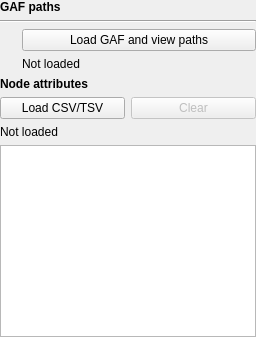
         <widget class="QWidget" name="gafWidget" native="true">
          <property name="enabled">
           <bool>true</bool>
          </property>
          <layout class="QVBoxLayout" name="verticalLayout_11">
           <property name="leftMargin">
            <number>0</number>
           </property>
           <property name="topMargin">
            <number>0</number>
           </property>
           <property name="rightMargin">
            <number>0</number>
           </property>
           <property name="bottomMargin">
            <number>0</number>
           </property>
           <item>
            <widget class="QLabel" name="gafLabel">
             <property name="font">
              <font>
               <weight>75</weight>
               <bold>true</bold>
              </font>
             </property>
             <property name="text">
              <string>GAF paths</string>
             </property>
            </widget>
           </item>
           <item>
            <widget class="Line" name="line_8">
             <property name="orientation">
              <enum>Qt::Horizontal</enum>
             </property>
            </widget>
           </item>
           <item>
            <widget class="QWidget" name="gafControls" native="true">
             <layout class="QGridLayout" name="gridLayout_13">
              <property name="leftMargin">
               <number>0</number>
              </property>
              <property name="topMargin">
               <number>0</number>
              </property>
              <property name="rightMargin">
               <number>0</number>
              </property>
              <property name="bottomMargin">
               <number>0</number>
              </property>
              <item row="0" column="0">
               <widget class="InfoTextWidget" name="gafInfoText" native="true">
                <property name="sizePolicy">
                 <sizepolicy hsizetype="Fixed" vsizetype="Fixed">
                  <horstretch>0</horstretch>
                  <verstretch>0</verstretch>
                 </sizepolicy>
                </property>
                <property name="minimumSize">
                 <size>
                  <width>16</width>
                  <height>16</height>
                 </size>
                </property>
               </widget>
              </item>
              <item row="0" column="1" colspan="2">
               <widget class="QPushButton" name="gafLoadButton">
                <property name="focusPolicy">
                 <enum>Qt::StrongFocus</enum>
                </property>
                <property name="text">
                 <string>Load GAF and view paths</string>
                </property>
               </widget>
              </item>
              <item row="1" column="1" colspan="2">
               <widget class="QLabel" name="gafFileLabel">
                <property name="text">
                 <string>Not loaded</string>
                </property>
                <property name="wordWrap">
                 <bool>true</bool>
                </property>
               </widget>
              </item>
             </layout>
            </widget>
           </item>
           <item>
            <widget class="QWidget" name="nodeAttributesWidget" native="true">
             <layout class="QGridLayout" name="gridLayout_nodeAttributes">
              <property name="leftMargin">
               <number>0</number>
              </property>
              <property name="topMargin">
               <number>0</number>
              </property>
              <property name="rightMargin">
               <number>0</number>
              </property>
              <property name="bottomMargin">
               <number>0</number>
              </property>
              <item row="0" column="0" colspan="2">
               <widget class="QLabel" name="nodeAttributesLabel">
                <property name="font">
                 <font>
                  <weight>75</weight>
                  <bold>true</bold>
                 </font>
                </property>
                <property name="text">
                 <string>Node attributes</string>
                </property>
               </widget>
              </item>
              <item row="1" column="0">
               <widget class="QPushButton" name="nodeAttributesLoadButton">
                <property name="text">
                 <string>Load CSV/TSV</string>
                </property>
               </widget>
              </item>
              <item row="1" column="1">
               <widget class="QPushButton" name="nodeAttributesClearButton">
                <property name="enabled">
                 <bool>false</bool>
                </property>
                <property name="text">
                 <string>Clear</string>
                </property>
               </widget>
              </item>
              <item row="2" column="0" colspan="2">
               <widget class="QLabel" name="nodeAttributesFileLabel">
                <property name="text">
                 <string>Not loaded</string>
                </property>
                <property name="wordWrap">
                 <bool>true</bool>
                </property>
               </widget>
              </item>
              <item row="3" column="0" colspan="2">
               <widget class="QListWidget" name="nodeAttributesListWidget">
                <property name="minimumSize">
                 <size>
                  <width>0</width>
                  <height>80</height>
                 </size>
                </property>
                <property name="selectionMode">
                 <enum>QAbstractItemView::NoSelection</enum>
                </property>
               </widget>
              </item>
             </layout>
            </widget>
           </item>
          </layout>
         </widget>
